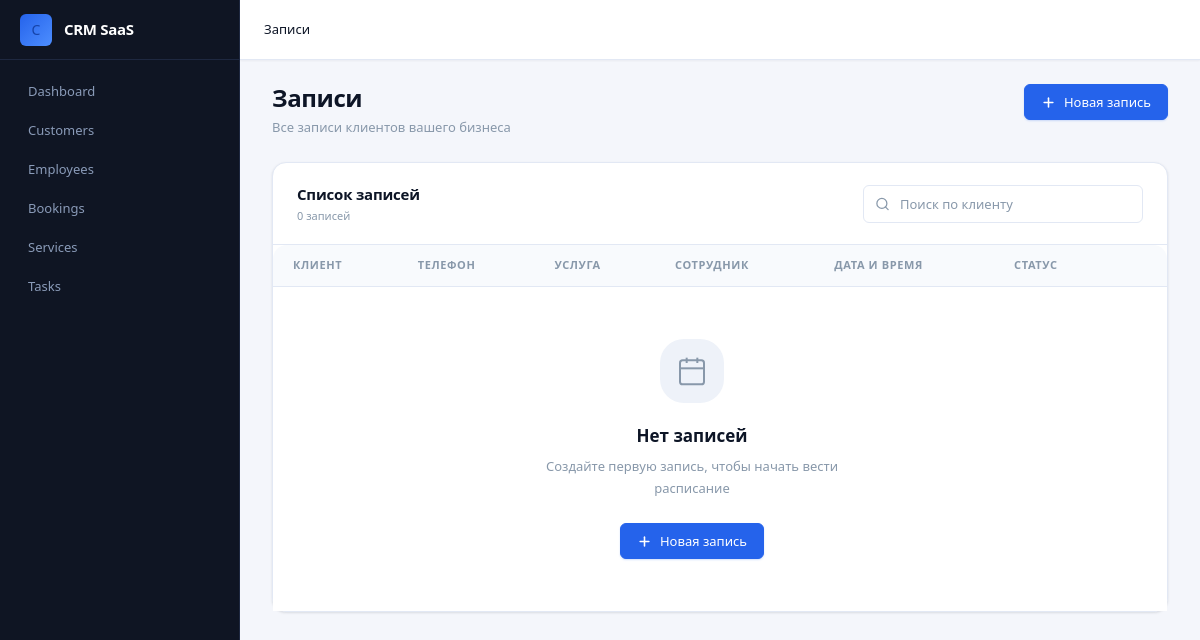
/bookings/ (signed in), run on an earlier commit of the app's database.
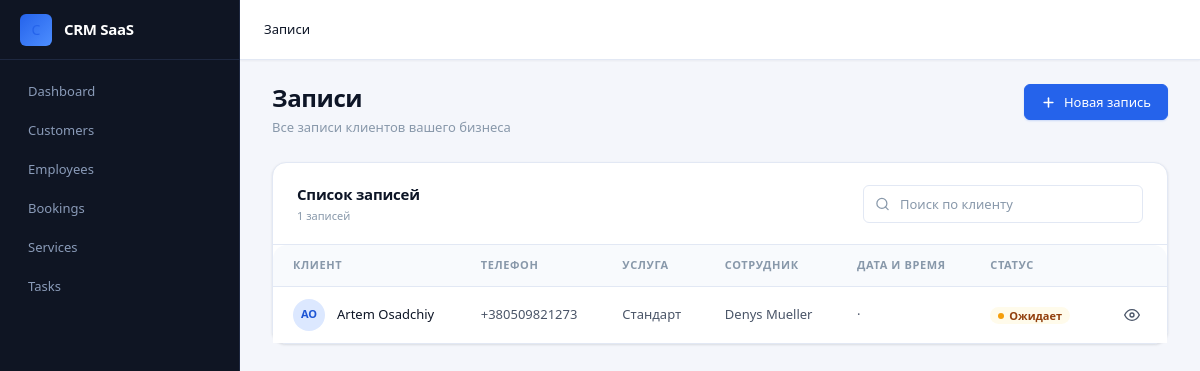
And on a later commit of the database.
### apps/bookings/models.py (models this page shows, shortened)
class Booking(models.Model):
    company = models.ForeignKey(Company, on_delete=models.CASCADE, related_name="bookings", blank=True, null=True)
    service = models.ForeignKey(Service, on_delete=models.CASCADE, related_name="bookings")
    employee = models.ForeignKey(Employee, on_delete=models.CASCADE, related_name="bookings")
    customer = models.ForeignKey(Customer, on_delete=models.CASCADE, related_name="bookings")
    start_time = models.DateTimeField()
    end_time = models.DateTimeField()
    created = models.DateTimeField(auto_now_add=True)
    status = models.CharField(max_length=20, choices=[
        ('pending', 'Pending'),
        ('confirmed', 'Confirmed'),
        ('cancelled', 'Cancelled'),
        ('completed', 'Completed'),
    ], default='pending')
    class Meta:
        ordering = ['-start_time']
        indexes = [
            models.Index(fields=['start_time']),
            models.Index(fields=['employee']),
            models.Index(fields=['company']),
        ]

### apps/customers/models.py (models this page shows, shortened)
class Customer(models.Model):
    company = models.ForeignKey(Company, on_delete=models.CASCADE, related_name="customers")
    first_name = models.CharField(max_length=200)
    last_name = models.CharField(max_length=200)
    email = models.EmailField(blank=True)
    phone = models.CharField(max_length=200)
    is_active = models.BooleanField(default=True)
    created = models.DateTimeField(auto_now_add=True)
    class Meta:
        ordering = ['first_name', 'last_name']

### apps/services/models.py (models this page shows, shortened)
class Service(models.Model):
    company = models.ForeignKey(Company, on_delete=models.CASCADE, related_name="services")
    name = models.CharField(max_length=200)
    slug = models.SlugField(max_length=200)
    price = models.DecimalField(max_digits=10, decimal_places=2)
    duration = models.PositiveIntegerField(default=60)
    description = models.TextField(blank=True, null=True)
    is_active = models.BooleanField(default=True)
    class Meta:
        ordering = ['name']
        indexes = [
            models.Index(fields=['name']),
        ]
        constraints = [
            models.UniqueConstraint(fields=['company', 'slug'], name="unique_service_slug")
        ]

### apps/employees/models.py (models this page shows, shortened)
class Employee(models.Model):
    company = models.ForeignKey(Company, on_delete=models.CASCADE, related_name="employees")
    first_name = models.CharField(max_length=200)
    last_name = models.CharField(max_length=200)
    date_of_birth = models.DateField(null=True, blank=True)
    email = models.EmailField(blank=True, null=True)
    phone = models.CharField(max_length=20, blank=True, null=True)
    is_active = models.BooleanField(default=True)
    class Meta:
        ordering = ['first_name', 'last_name']
        indexes = [
            models.Index(fields=['first_name', 'last_name']),
        ]

### apps/bookings/views.py (the view)
# urls.py: path('', views.list_bookings, name="list"),
@login_required
def list_bookings(request):
    company = get_user_company(request.user)
    if not company:
        return redirect('companies:create')
    bookings = Booking.objects.filter(company=company)
    context = {'bookings': bookings}
    return render(request, 'bookings/list.html', context)

### apps/companies/utils.py (called while the page is built)
def get_user_company(user):
    return Company.objects.filter(owner=user).first()

### apps/bookings/templates/bookings/list.html (shortened to what the changed rows need)
{% extends "base.html" %}
{% load static %}
{% block content %}
<div class="page-header">
  <div class="page-header__left">
    <h1 class="page-title">Записи</h1>
  </div>
</div>
<div class="card">
  <div class="card-header">
    <div>
      <div class="card-title">Список записей</div>
      <div class="card-subtitle">{{ bookings|length|default:"0" }} записей</div>
    </div>
  </div>
  <div class="table-wrapper" style="border: none; border-radius: 0; box-shadow: none;">
    <table class="table">
      <thead>
        <tr>
          <th>Клиент</th>
          <th>Телефон</th>
          <th>Услуга</th>
          <th>Сотрудник</th>
          <th>Дата и время</th>
          <th>Статус</th>
          <th></th>
        </tr>
      </thead>
      <tbody>
        {% for booking in bookings %}
        <tr>
          <td>
            <a href="{% url 'bookings:detail' booking.id %}" style="text-decoration: none;">
              <div class="table-cell-user">
                <div class="table-avatar">
                  {% if booking.customer.avatar %}
                    <img src="{{ booking.customer.avatar.url }}" alt="{{ booking.customer.get_full_name }}">
                  {% else %}
                    {{ booking.customer.first_name.0 }}{{ booking.customer.last_name.0 }}
                  {% endif %}
                </div>
                <div>
                  <div class="table-cell-user__name">{{ booking.customer.first_name }} {{ booking.customer.last_name }}</div>
                </div>
              </div>
            </a>
          </td>
          <td>{{ booking.customer.phone|default:"—" }}</td>
          <td>{{ booking.service.name|default:"—" }}</td>
          <td>
            {{ booking.employee.first_name|default:"—" }}
            {{ booking.employee.last_name|default:"—" }}
          </td>
          <td>{{ booking.date|date:"d.m.Y" }} · {{ booking.time|time:"H:i" }}</td>
          <td>
            {% if booking.status == "confirmed" %}
              <span class="badge badge-success">Подтверждена</span>
            {% elif booking.status == "pending" %}
              <span class="badge badge-warning">Ожидает</span>
            {% elif booking.status == "cancelled" %}
              <span class="badge badge-neutral">Отменена</span>
            {% else %}
              <span class="badge badge-neutral">{{ booking.status }}</span>
            {% endif %}
          </td>
          <td>
            <div class="table-actions">
              <a href="{% url 'bookings:detail' booking.id %}" class="btn btn-ghost btn-icon btn-sm" title="Открыть">
                <svg viewBox="0 0 24 24" fill="none" stroke="currentColor" stroke-width="2" stroke-linecap="round"><path d="M1 12s4-8 11-8 11 8 11 8-4 8-11 8-11-8-11-8z"/><circle cx="12" cy="12" r="3"/></svg>
              </a>
            </div>
          </td>
        </tr>
        {% empty %}
        <tr>
          <td colspan="6">
            <div class="empty-state" style="padding: var(--space-10);">
              <div class="empty-state__icon">
                <svg viewBox="0 0 24 24" fill="none" stroke="currentColor" stroke-width="1.5"><rect x="3" y="4" width="18" height="18" rx="2"/><line x1="16" y1="2" x2="16" y2="6"/><line x1="8" y1="2" x2="8" y2="6"/><line x1="3" y1="10" x2="21" y2="10"/></svg>
              </div>
              <div class="empty-state__title">Нет записей</div>
              <div class="empty-state__description">Создайте первую запись, чтобы начать вести расписание</div>
              <a href="{% url 'bookings:create' %}" class="btn btn-primary">
                <svg viewBox="0 0 24 24" fill="none" stroke="currentColor" stroke-width="2.5" stroke-linecap="round"><line x1="12" y1="5" x2="12" y2="19"/><line x1="5" y1="12" x2="19" y2="12"/></svg>
                Новая запись
              </a>
            </div>
          </td>
        </tr>
        {% endfor %}
      </tbody>
    </table>
  </div>
</div>
{% endblock %}

What changed in the data, as far as the page shows it:
added Booking: customer.first_name.0 "A", customer.last_name.0 "O", customer.first_name "Artem", customer.last_name "Osadchiy", customer.phone "+380509821273", service.name "Стандарт", employee.first_name "Denys", employee.last_name "Mueller", status "Ожидает"
Also different on the page:
{{ bookings|length|default:"0" }}: "0" → "1"
text no longer shown: "Нет записей Создайте первую запись, чтобы начать вести расписание Новая запись"
